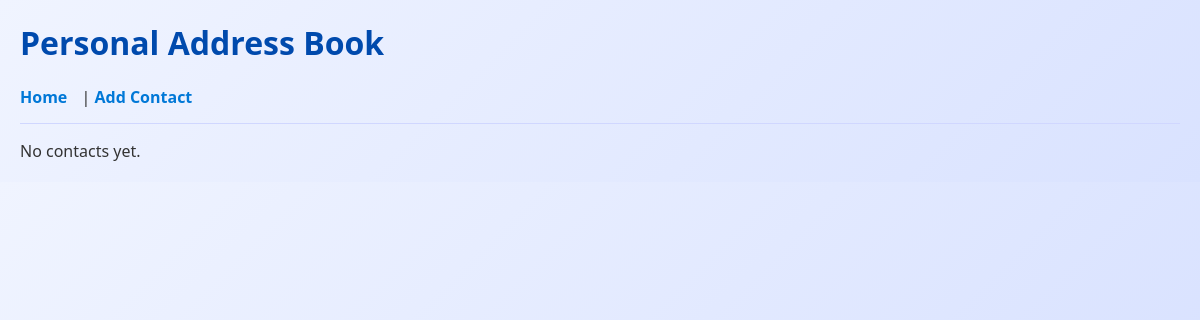
Before: / with the older database file.
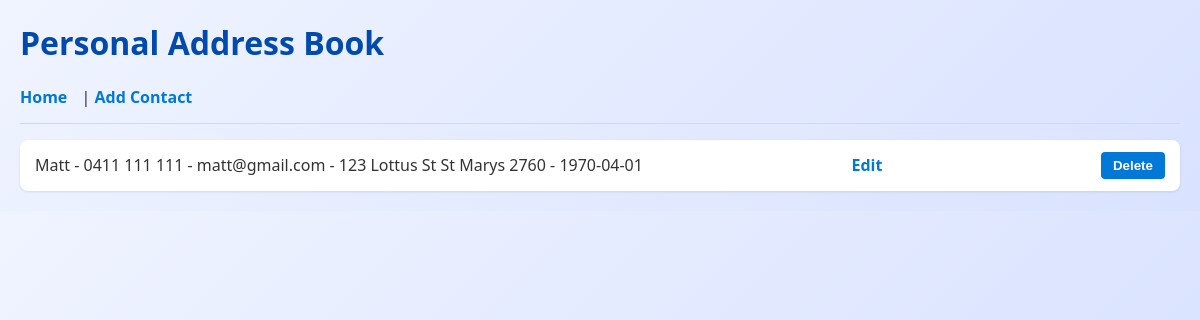
After: the same page with the newer database file.
### tables this page shows
CREATE TABLE contacts (
            id INTEGER PRIMARY KEY AUTOINCREMENT,
            name TEXT NOT NULL,
            phone TEXT,
            email TEXT,
            address TEXT,
            birthday TEXT
        );

### app.py (the view)
@app.route('/')
def index():
    conn = sqlite3.connect(DB_NAME)
    c = conn.cursor()
    c.execute('SELECT * FROM contacts')
    contacts = c.fetchall()
    conn.close()
    return render_template('index.html', contacts=contacts)

### templates/index.html
{% extends 'base.html' %}
{% block content %}
  {% if contacts %}
    <ul>
      {% for contact in contacts %}
        <li>
          {{ contact[1] }} - {{ contact[2] }} - {{ contact[3] }} - {{ contact[4] }} - {{ contact[5] }}
          <a href="{{ url_for('edit', id=contact[0]) }}">Edit</a>
          <form method="POST" action="{{ url_for('delete', id=contact[0]) }}" style="display:inline;">
            <button type="submit">Delete</button>
          </form>
        </li>
      {% endfor %}
    </ul>
  {% else %}
    <p>No contacts yet.</p>
  {% endif %}
{% endblock %}

### templates/base.html (shortened to what this page needs)
<!DOCTYPE html>
<html lang="en">
<head>
  <link rel="stylesheet" href="{{ url_for('static', filename='styles.css') }}">
</head>
<body>
  <h1>Personal Address Book</h1>
  <a href="{{ url_for('index') }}">Home</a> | <a href="{{ url_for('add') }}">Add Contact</a>
  <hr>
  {% block content %} {% endblock %}
</body>
</html>

### static/styles.css (style rules this page uses)
body { font-family: 'Segoe UI', Tahoma, Geneva, Verdana, sans-serif; background: linear-gradient(135deg, #f0f4ff, #d9e2ff); color: #333; margin: 20px; }
h1 { color: #004aad; font-weight: 700; }
a { color: #0078D7; text-decoration: none; font-weight: 600; margin-right: 10px; }
button { background-color: #0078D7; color: white; border: none; padding: 6px 12px; border-radius: 4px; cursor: pointer; font-weight: 600; transition: background-color 0.3s ease; }
ul { list-style-type: none; padding-left: 0; }
li { background-color: white; margin-bottom: 10px; padding: 12px 15px; border-radius: 8px; box-shadow: 0 1px 3px rgba(0,0,0,0.1); display: flex; align-items: center; justify-content: space-between; }
li a, li form { margin-left: 10px; }
hr { border: none; height: 1px; background-color: #d0d7ff; margin: 15px 0; }

Changed rows visible on the page:
added contacts: name "Matt", phone "0411 111 111", email "matt@gmail.com", address "123 Lottus St St Marys 2760", birthday "1970-04-01"
Other visible differences:
text no longer shown: "No contacts yet."
